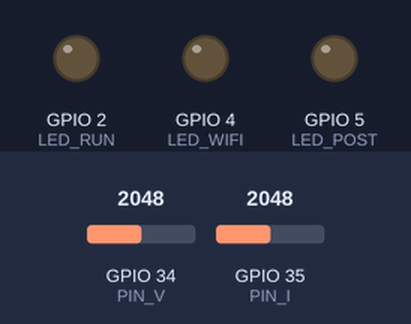
Simulated run of this sketch. Board: ESP32. On the bench: output pins drawn as LEDs (lit = HIGH). The test bench sets the inputs (shaded band); at power-on: GPIO 34 (PIN_V) = 2048, GPIO 35 (PIN_I) = 2048 (analog values on the 0–4095 scale). WiFi joins after 1.5 s; servers stay silent unless stated; uploads are accepted with an empty reply; what the sketch prints to the serial monitor is not drawn.

Above: at 0.1 s.
At 1.6 s:
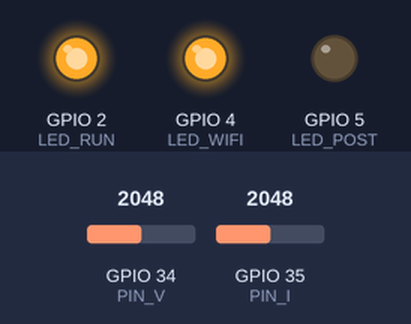
At 14.9 s:
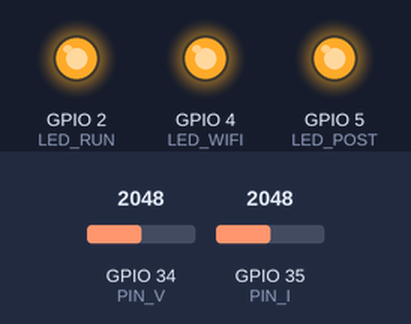
At 39.9 s:
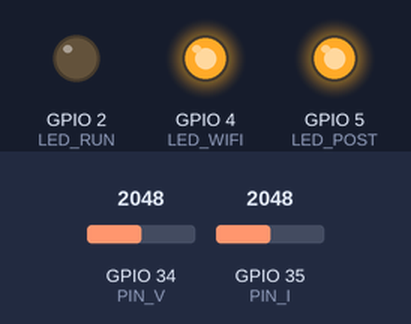
Timing chart, 0 to 41.5 s (numbered marks = the images above):
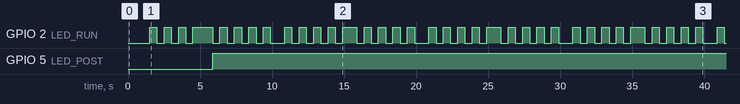

The sketch:

Energy-monitoring.ino
```cpp
#include <WiFi.h>
#include <HTTPClient.h>
#include <ArduinoJson.h>

// --- CONFIG ---
const char* ssid = "realme";
const char* password = "michael21";
const char* serverUrl = "http://172.30.239.185:3000/api/logs";
const int device_id = 6;
const unsigned long sendInterval = 5000;

// --- LEDS ---
const int LED_RUN  = 2;   // clignote = system OK
const int LED_WIFI = 4;   // ON si WiFi connecté
const int LED_POST = 5;   // ON si POST OK

// --- PINS ---
const int PIN_V = 34;  // ZMPT101B
const int PIN_I = 35;  // SCT-013 avec bias 1.65V

// --- ADC ---
const float ADC_REF = 3.3;
const int ADC_MAX = 4095;

// --- CALIBRATION ---
const float FACTEUR_V = 203.70;
const float CURRENT_SENSITIVITY = 20.86;

// --- Variables ---
double totalKWh = 0.0;
unsigned long lastSend = 0;
unsigned long lastMillisEnergy = 0;
unsigned long lastBlink = 0;
bool ledRunState = false;

struct {
  float vrms, irms, real_power, apparent_power, power_factor, delta_kwh;
} sendBuffer;

const float V_BIAS = 1.65;
const float I_BIAS = 1.65;

void setup() {
  Serial.begin(115200);

  // --- LED OUTPUTS ---
  pinMode(LED_RUN, OUTPUT);
  pinMode(LED_WIFI, OUTPUT);
  pinMode(LED_POST, OUTPUT);

  digitalWrite(LED_RUN, LOW);
  digitalWrite(LED_WIFI, LOW);
  digitalWrite(LED_POST, LOW);

  analogReadResolution(12);
  pinMode(PIN_V, INPUT);
  pinMode(PIN_I, INPUT);

  Serial.println("Démarrage EnergyMonitor JIRAMA - calibration appliquée");

  WiFi.setAutoReconnect(true);
  WiFi.begin(ssid, password);
  Serial.print("Connexion WiFi");

  int attempts = 0;
  while (WiFi.status() != WL_CONNECTED && attempts < 40) {
    delay(500);
    Serial.print(".");
    attempts++;
  }

  if (WiFi.status() == WL_CONNECTED) {
    Serial.println("\nWiFi connecté");
    Serial.print("IP: ");
    Serial.println(WiFi.localIP());
    digitalWrite(LED_WIFI, HIGH);   // WiFi OK
  } else {
    Serial.println("\nÉchec WiFi");
    digitalWrite(LED_WIFI, LOW);    // WiFi NO
  }

  lastMillisEnergy = millis();
}

// --- CLIGNOTEMENT LED_RUN ---
void blinkRunLed(unsigned long t) {
  if (t - lastBlink > 500) { // clignote chaque 0.5s
    ledRunState = !ledRunState;
    digitalWrite(LED_RUN, ledRunState);
    lastBlink = t;
  }
}

float measureAndCompute(unsigned long nowMillis) {
  const int SAMPLES = 1800;
  const int SAMPLE_US = 150;

  double sumV2 = 0, sumI2 = 0, sumP = 0;

  for (int n = 0; n < SAMPLES; n++) {
    float v_adc = analogRead(PIN_V) * ADC_REF / ADC_MAX;
    float i_adc = analogRead(PIN_I) * ADC_REF / ADC_MAX;

    float v_inst = v_adc - V_BIAS;
    float i_inst = (i_adc - I_BIAS) / CURRENT_SENSITIVITY;
    float v_primary = v_inst * FACTEUR_V;

    sumV2 += v_inst * v_inst;
    sumI2 += i_inst * i_inst;
    sumP += v_primary * i_inst;

    delayMicroseconds(SAMPLE_US);
  }

  float vrms_adc = sqrt(sumV2 / SAMPLES);
  float vrms = vrms_adc * FACTEUR_V;
  float irms = sqrt(sumI2 / SAMPLES);
  float realPower = sumP / SAMPLES;
  if (realPower < 0) realPower = 0;

  float apparent = vrms * irms;
  float pf = (apparent > 0.1f) ? (realPower / apparent) : 0.0f;
  pf = constrain(pf, 0.0f, 1.0f);

  double dt = (nowMillis - lastMillisEnergy) / 1000.0;
  lastMillisEnergy = nowMillis;
  float delta_kwh = (realPower * dt) / 3600000.0f;

  totalKWh += delta_kwh;

  sendBuffer = { vrms, irms, realPower, apparent, pf, delta_kwh };

  Serial.printf("\n=== MESURE JIRAMA (9W) ===\n");
  Serial.printf("Vrms: %.1f V\n", vrms);
  Serial.printf("Irms: %.4f A\n", irms);
  Serial.printf("P: %.2f W | S: %.2f VA | PF: %.3f\n", realPower, apparent, pf);
  Serial.printf("ΔkWh: %.9f | Total: %.6f kWh\n", delta_kwh, totalKWh);

  return delta_kwh;
}

void sendData(float delta_kwh) {
  if (WiFi.status() != WL_CONNECTED) {
    Serial.println("WiFi perdu");
    digitalWrite(LED_WIFI, LOW);
    return;
  }

  digitalWrite(LED_WIFI, HIGH);

  HTTPClient http;
  WiFiClient client;

  http.begin(client, serverUrl);
  http.addHeader("Content-Type", "application/json");

  StaticJsonDocument<256> doc;
  doc["vrms"] = sendBuffer.vrms;
  doc["irms"] = sendBuffer.irms;
  doc["real_power"] = sendBuffer.real_power;
  doc["apparent_power"] = sendBuffer.apparent_power;
  doc["power_factor"] = sendBuffer.power_factor;
  doc["delta_kwh"] = delta_kwh;
  doc["device_id"] = device_id;

  String json;
  serializeJson(doc, json);

  int code = http.POST(json);
  if (code > 0) {
    Serial.printf("Envoyé | Code: %d\n", code);
    digitalWrite(LED_POST, HIGH);   // POST OK
  } else {
    Serial.printf("Échec | %s\n", http.errorToString(code).c_str());
    digitalWrite(LED_POST, LOW);    // POST FAIL
  }
  http.end();
}

void loop() {
  unsigned long t = millis();

  blinkRunLed(t);  // LED système

  if (t - lastSend >= sendInterval) {
    float dkwh = measureAndCompute(t);
    sendData(dkwh);
    lastSend = t;
  }
}
```

Measured:
- by itself, GPIO 2 (LED_RUN): LOW → HIGH at 1.5 s, → LOW 0.50 s later, → HIGH 0.50 s later, → LOW 0.50 s later, … (72 changes in this stretch)
- by itself, GPIO 5 (LED_POST): LOW → HIGH at 5.9 s
